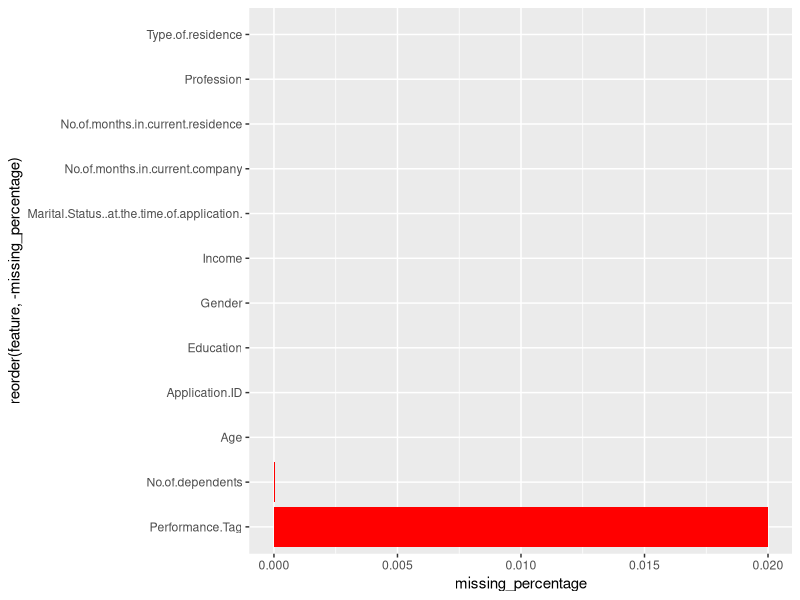
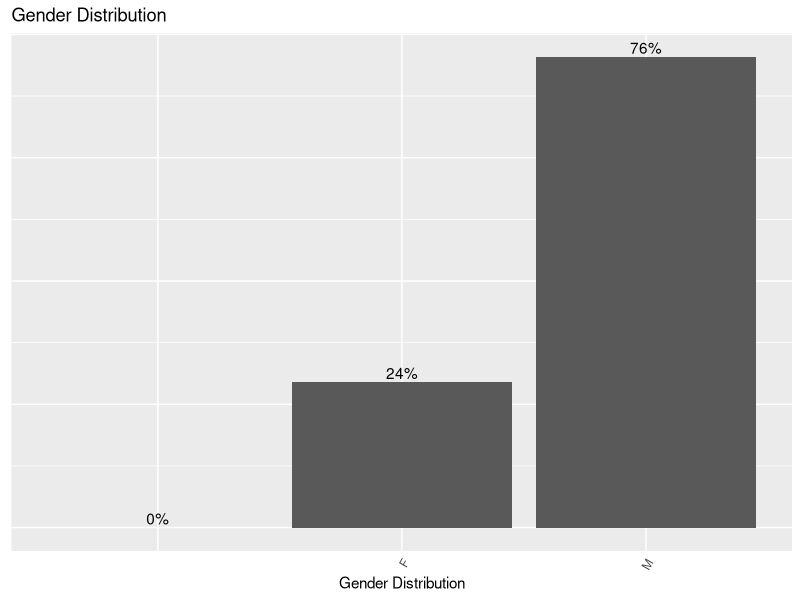
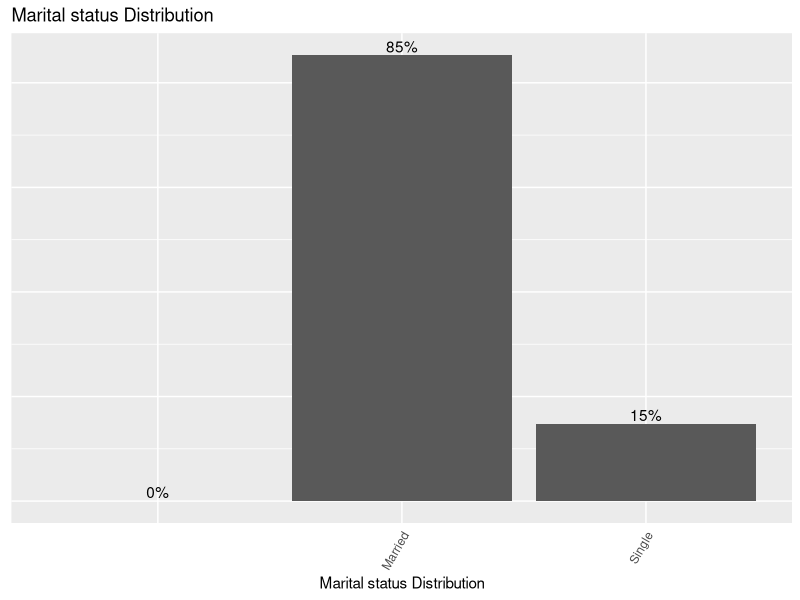
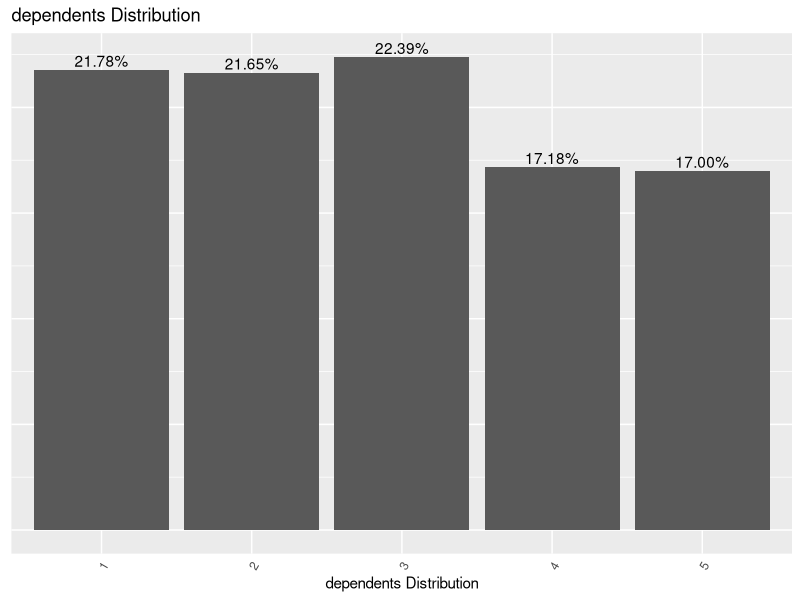
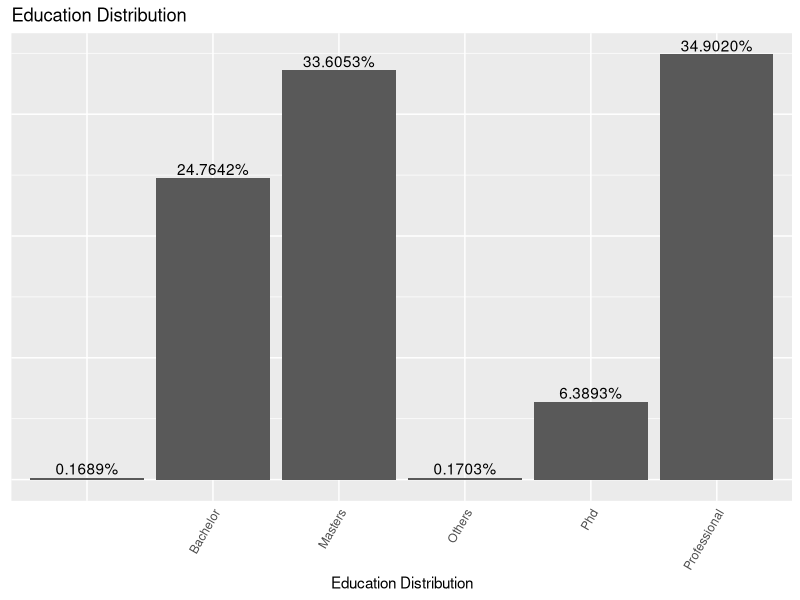
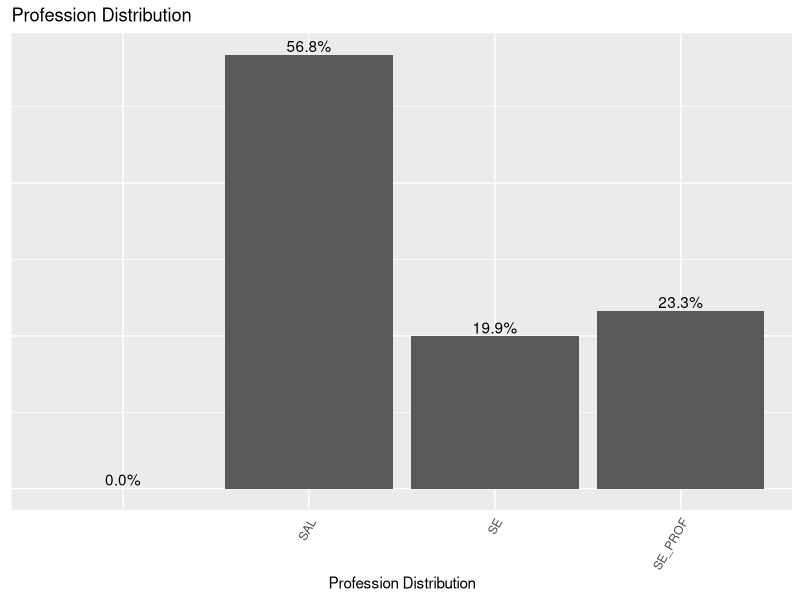
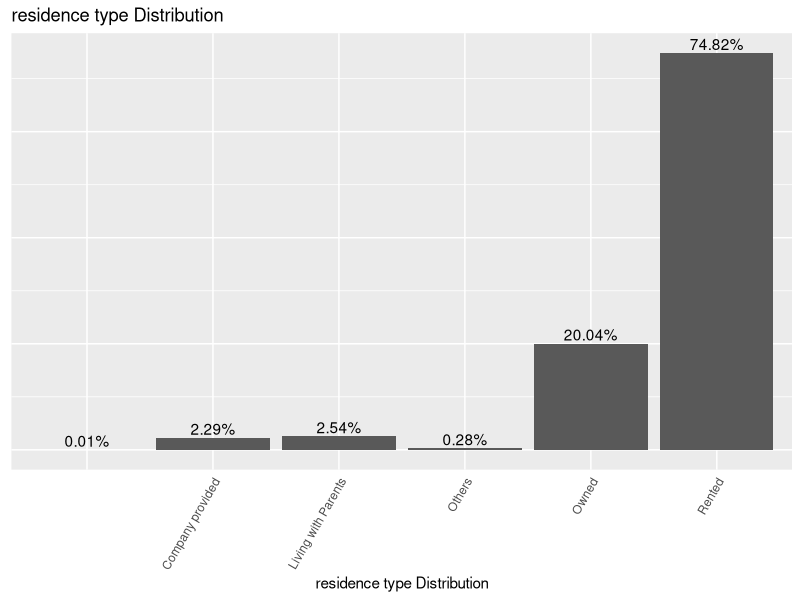
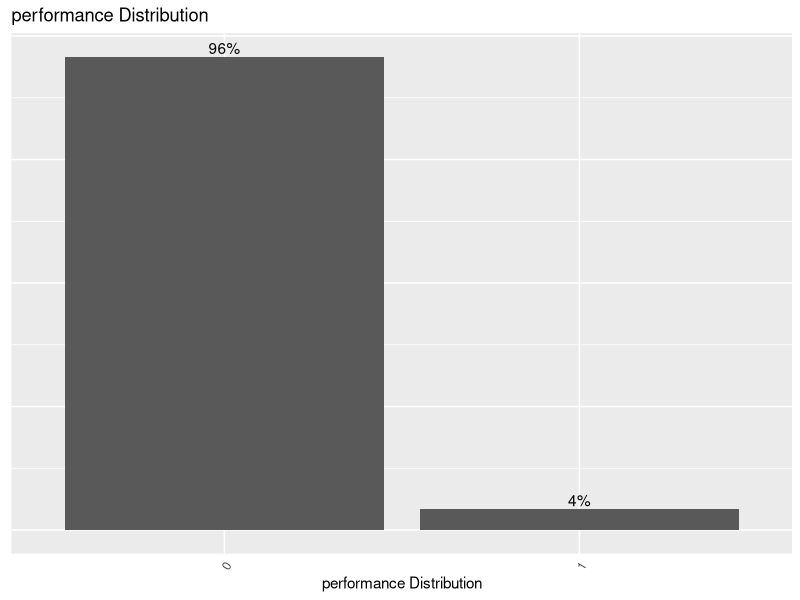

Write R code to recreate these figures, in order.

################################################################################################
#Import nessesary packages
################################################################################################
library(dplyr)
library(tidyr)
library(ggplot2)

setwd("D:\\F\\IIITB capstone Project\\Source files")

################################################################################################
#Data loading
################################################################################################
# Both Data files are CSV files
demographics = read.csv("Demographic data.csv")
CreditBureau = read.csv("Credit Bureau data.csv")


################################################################################################
#Initail_validation
################################################################################################
dim(demographics)
### 71295 rows X 12 columns

summary(demographics)
### data has blank values in Gender , Marital status,Education,rofession, type_of_residence
### data has NA values in no_of_dependents and performance tags
### min age which is -3 indicats there are some bad entries in data
### min Income which is  -0.5 indicats data issue.
### max number of dependents is 5 and minimun is 1

str(demographics)
### number of dependents is int which can be converted as factor variable
### perfomance tag should be considered as factor as it is target variable
head(demographics)

###################################check NA values##############################################

### blank values count in each feature
sapply(demographics, function(x) sum(x=="",na.rm = TRUE))

###missing values count in each feature
missing_values_count <-gather(demographics %>%summarise_all(funs(sum(is.na(.)))),
                              key='feature',value = 'missing_percentage')
missing_values_count

### missing values percentage in each feature
missing_values <- demographics %>%  summarise_all(funs(sum(is.na(.))/n()))

missing_values <- gather(missing_values,key='feature',value = 'missing_percentage')

missing_values_count <-gather(demographics %>%summarise_all(funs(sum(is.na(.)))),
                              key='feature',value = 'missing_percentage')

missing_values %>%
  ggplot(aes(x=reorder(feature,-missing_percentage),y=missing_percentage)) +
  geom_bar(stat = 'identity',fill='red') +
  coord_flip()

### almost 2% (1425/71295) of the records has NA values in performance Tag column.target column should not have NAs
### No.of.dependents column has 3/71295 na values.these can be removed as these are very less in number

d<-demographics[complete.cases(demographics), ]

#####################################################################################################
# Distribution of factor/categorical variables with corresponding frequencies

# Function for distribution of categorical variables 
univariate_categorical <- function(dataset,var,var_name){
    dataset %>% ggplot(aes(x = as.factor(var))) +
    geom_bar(aes(y = (..count..)/sum(..count..))) +
    geom_text(aes(y = ((..count..)/sum(..count..)), label = scales::percent((..count..)/sum(..count..))), stat = "count", vjust = -0.25) +
    scale_y_continuous(labels = scales::percent) +
    labs(title = var_name, y = "Percent", x = var_name)+theme(
      axis.text.y=element_blank(), axis.ticks=element_blank(),
      axis.title.y=element_blank(),axis.text.x = element_text(angle = 60, hjust = 1)
    ) 
}

univariate_continuous <- function(dataset,var,var_name){
  dataset %>% ggplot(aes(x = (var))) +
    geom_histogram(breaks=seq(min(var), max(var), by=1),col="red", aes(fill=..count..)) +
    scale_fill_gradient("Count", low="green", high="red")+
  labs(title = var_name, y = "Count", x = var_name)
    
}

#####################################################################################################
############## Univariate Analysis  ###############

###average performace_tag
mean(d$Performance.Tag)
d$Performance.Tag <-as.factor(d$Performance.Tag)
### only 4.2 percentage of the records are 1

### categorical Distribution
univariate_categorical(d,d$Gender,"Gender Distribution")
univariate_categorical(d,d$Marital.Status..at.the.time.of.application.,"Marital status Distribution")
univariate_categorical(d,d$No.of.dependents,"dependents Distribution")
univariate_categorical(d,d$Education,"Education Distribution")
univariate_categorical(d,d$Profession,"Profession Distribution")
univariate_categorical(d,d$Type.of.residence,"residence type Distribution")
univariate_categorical(d,d$Performance.Tag,"performance Distribution")


###76% is male population
###85% are married
### numbe of dependents distribution is same and 22% has 3 dependents
###  33.6% masters and 34.9% professional. Blanks 2% can be combined with others which is 2%
### 56.8 % are salaried. Blanks are almost 0 percentage. blanks can be handled based on the performance tag/changed to sal
### 74.8% are rented.blanks can be changed to rented

###continuous values distribution

univariate_continuous(d,d$Age,"Age Distribution")
univariate_continuous(d,d$Income,"Income Distribution")
summary(factor(d$Income))
univariate_continuous(d,d$No.of.months.in.current.residence,"Current residence Distribution")
summary(factor(d$No.of.months.in.current.residence))
univariate_continuous(d,d$No.of.months.in.current.company,"Current company Distribution")
summary(factor(d$No.of.months.in.current.company))

### high distribution from 24 to 65 years
### there very high spike at income 4.5 and 107 persons has less than or equal to 0
### huge spike for number of months in current residence at 6 months 
### big spike for 3 months in current company. 
